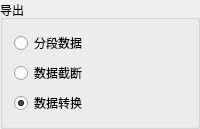
             <widget class="QGroupBox" name="groupBox_3">
              <property name="maximumSize">
               <size>
                <width>16777215</width>
                <height>98</height>
               </size>
              </property>
              <property name="title">
               <string>导出</string>
              </property>
              <layout class="QVBoxLayout" name="verticalLayout_10">
               <item>
                <widget class="QRadioButton" name="radioButton_ExportStep">
                 <property name="acceptDrops">
                  <bool>false</bool>
                 </property>
                 <property name="text">
                  <string>分段数据</string>
                 </property>
                 <property name="checked">
                  <bool>false</bool>
                 </property>
                </widget>
               </item>
               <item>
                <widget class="QRadioButton" name="radioButton_ExportSelect">
                 <property name="text">
                  <string>数据截断</string>
                 </property>
                </widget>
               </item>
               <item>
                <widget class="QRadioButton" name="radioButton_ExportTran">
                 <property name="text">
                  <string>数据转换</string>
                 </property>
                 <property name="checked">
                  <bool>true</bool>
                 </property>
                </widget>
               </item>
              </layout>
             </widget>
